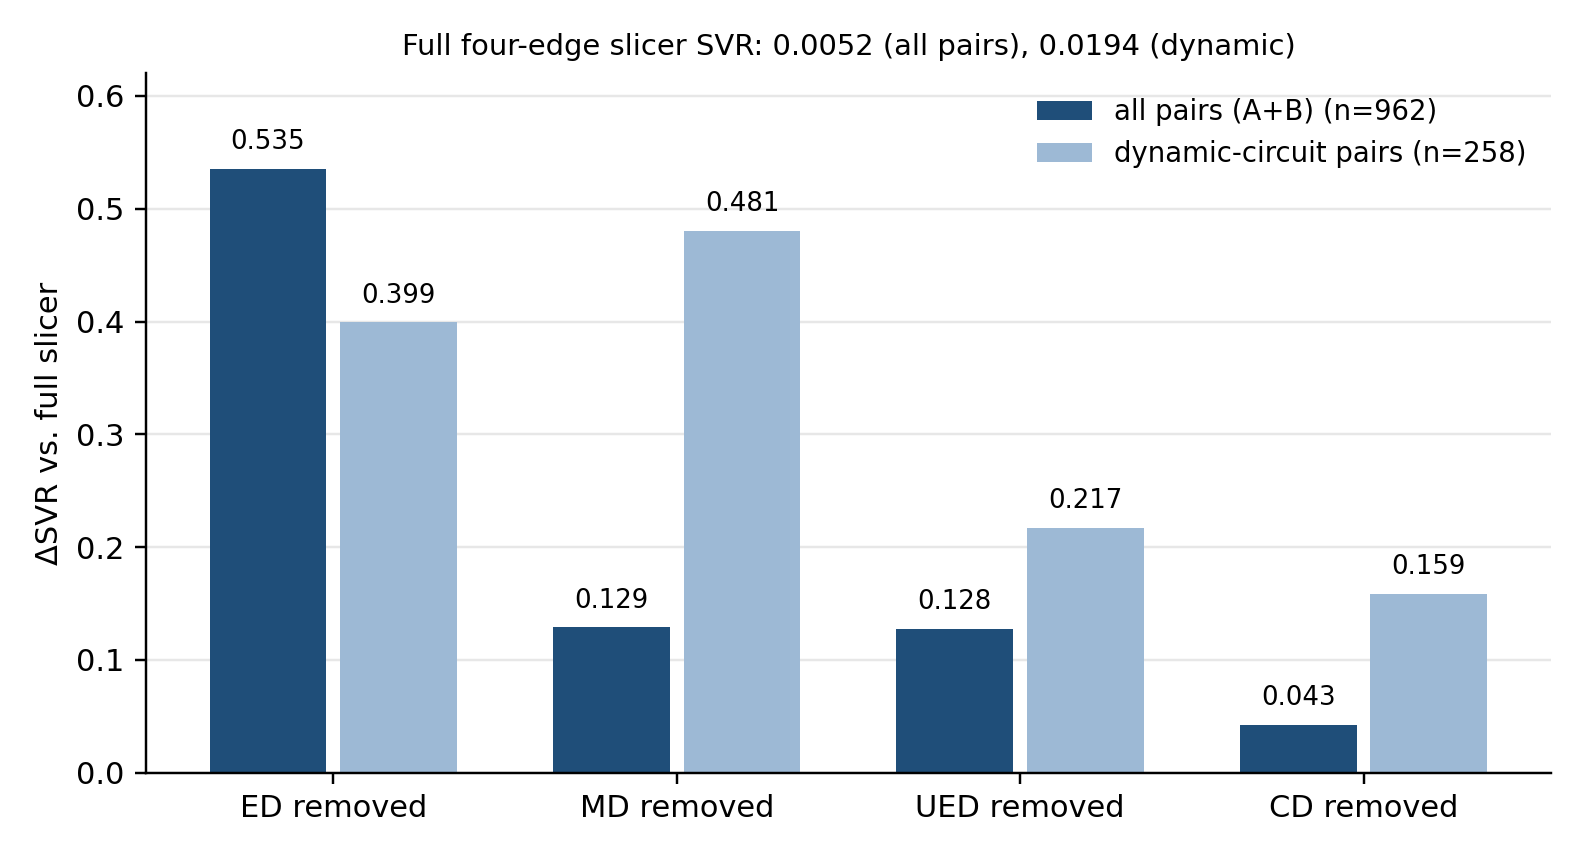

This figure's Python source:
"""Corrected Fig. 2: edge-type ablation from the pre-registered re-run (results/rq4_ablation).

Bars: delta-SVR per removed edge type over all (circuit, criterion) pairs of corpora A+B (the primary
metric), with the dynamic-circuit subset alongside. Values are printed on the bars. The full slicer's own
SVR is stated in the caption line, since it is not 0.

Usage: python fig2_ablation_rerun.py [results_dir] [out_png]
"""

import csv
import sys
from pathlib import Path

import matplotlib

matplotlib.use("Agg")
import matplotlib.pyplot as plt

HERE = Path(__file__).resolve().parent
res = Path(sys.argv[1]) if len(sys.argv) > 1 else HERE.parent / "results" / "rq4_ablation"
out = Path(sys.argv[2]) if len(sys.argv) > 2 else HERE / "fig2_ablation_rerun.png"
rows = list(csv.DictReader(open(res / "TAB_ablation_rerun.csv")))
ORDER = ["QDG-no-ED", "QDG-no-MD", "QDG-no-UED", "QDG-no-CD"]
LAB = {"QDG-no-ED": "ED", "QDG-no-MD": "MD", "QDG-no-UED": "UED", "QDG-no-CD": "CD"}
SCOPES = [("A+B", "all pairs (A+B)", "#1F4E79"), ("dynamic circuits in A+B", "dynamic-circuit pairs", "#9DB9D5")]


def get(scope, variant, key):
    for r in rows:
        if r["scope"] == scope and r["unit"] == "pair" and r["variant"] == variant:
            return r[key]
    raise KeyError((scope, variant))


fig, ax = plt.subplots(figsize=(7.2, 3.9))
w = 0.38
for j, (scope, label, colour) in enumerate(SCOPES):
    xs = [i + (j - 0.5) * w for i in range(len(ORDER))]
    ys = [float(get(scope, v, "delta_svr")) for v in ORDER]
    n = get(scope, "QSlice-full", "n")
    bars = ax.bar(xs, ys, w - 0.04, color=colour, label=f"{label} (n={n})", zorder=2)
    for b, y in zip(bars, ys):
        ax.text(b.get_x() + b.get_width() / 2, y + 0.012, f"{y:.3f}", ha="center", va="bottom", fontsize=8.5)
ax.set_xticks(range(len(ORDER)), [f"{LAB[v]} removed" for v in ORDER])
ax.set_ylabel("ΔSVR vs. full slicer")
ax.set_ylim(0, 0.62)
ax.grid(axis="y", alpha=0.3, zorder=0)
for s in ("top", "right"):
    ax.spines[s].set_visible(False)
ax.legend(frameon=False, fontsize=9, loc="upper right")
full_all = float(get("A+B", "QSlice-full", "svr"))
full_dyn = float(get("dynamic circuits in A+B", "QSlice-full", "svr"))
ax.set_title(f"Full four-edge slicer SVR: {full_all:.4f} (all pairs), {full_dyn:.4f} (dynamic)", fontsize=9.5)
fig.tight_layout()
fig.savefig(out, dpi=220)
print(f"wrote {out}")
